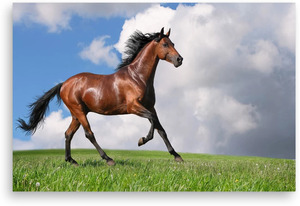
#> input picture images-videos/horse.jpeg, 300 x 206 px
$ jupyter execute Quantization.ipynb
#> lines starting #> are read from the running program, lines starting #| are printed output that depends on the picture; after the words box and inside, x2 and y2 are one past the last pixel; in counts of white or black regions, pixels touching at a corner belong together
<p style="font-family:Bookman Old Style;font-size:27px; text-align:center">Quantization</p>

<div style="margin:0 130px 0 30px;text-align:justify"><p style="font-family:Source Sans Pro;font-size:20px">Quantization is related to the intensity of an image and can be defined by the number of bits used per pixel. Digital images typically are quantized to 256 gray levels. Here, we will see that, as the number of bits for pixel storage decreases, the quantization error increases, leading to artificial boundaries or contours and pixelating and resulting in the poor quality of an image.</p></div>

<p style="font-family:Bookman Old Style;font-size:24px">Add libraries</p>

[cell 1]
import numpy as np
from PIL import Image
from matplotlib import pyplot as plt

<div style="margin:0 130px 0 30px;text-align:justify"><p style="font-family:Source Sans Pro;font-size:20px">Let's use the PIL Image module's convert() function for color quantization, with the P mode and the color argument as the maximum number of possible colors. We'll also use the SciPy stats module's signaltonoise() function to find the Signal-to-Noise Ratio (SNR) of an image (parrot.jpg), which is defined as the mean divided by the standard deviation of the image array<br><br>
 now that module(signaltonoise()) is deprecated so we implement it manually</p></div>

<p style="font-family:Bookman Old Style;font-size:24px">Custom function to calculate SNR</p>

[cell 2]
def calc_snr(image):
    signal = np.mean(image)  # mean of the signal
    noise = np.std(image)
    if noise != 0:
        return signal / noise
    else:
        return 0

<p style="font-family:Bookman Old Style;font-size:24px">Main part</p>

[cell 3]
img = Image.open('../images-videos/horse.jpeg')
#> img is the input picture: PIL image 300x206 RGB; mean R, G, B 159, 165.3, 161.1
plt.figure(figsize=(20, 30))
snr_list = []
i = 1
num_colors_list = [1 << n for n in range(8, 0, -1)]
for num_colors in num_colors_list:
    img1 = img.convert(mode='P', palette=Image.ADAPTIVE, colors=num_colors)
    plt.subplot(4, 2, i), plt.imshow(img1), plt.axis('off')
    img1_array = np.array(img1)
    img_snr = calc_snr(img1_array)
    snr_list.append(img_snr)
    plt.title('max color: ' + str(num_colors) + ', SNR: ' + str(np.round(snr_list[i-1], 3)), size=20)
    i += 1
#> this loop made 8 passes
#> (signal in calc_snr, noise in calc_snr, img_snr) on passes 1 to 8: (130.2, 71.26, 1.83), (62.62, 36.51, 1.72), (30.83, 18.42, 1.67), (14.94, 9.02, 1.66), (7.35, 4.6, 1.6), (3.47, 2.3, 1.51), (1.51, 1.1, 1.37), (0.484, 0.5, 0.969)
#> pass 1, `img1_array = np.array(img1)`:
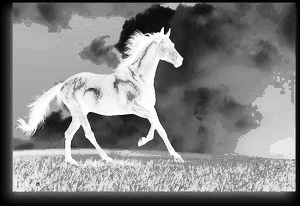
#> img1_array: shape (206, 300); min 0, max 255, mean 130.2
#> pass 2, `img1_array = np.array(img1)`:
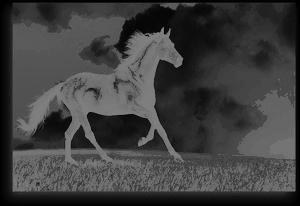
#> img1_array: shape (206, 300); min 0, max 127, mean 62.6
#> after the loop:
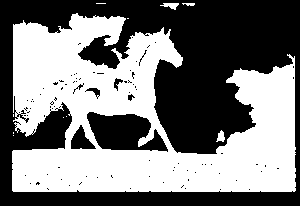
#> img1_array: shape (206, 300); values 0 (black) and 1 (white), 48.4% white; 11 white regions (7 under 20 px), largest, box (x1, y1, x2, y2) and area: (12, 13, 296, 192) 29751, (160, 3, 179, 10) 74, (216, 130, 225, 142) 66, (182, 3, 195, 6) 29
#> after the loop, i = 9; snr_list = [1.83, 1.72, 1.67, 1.66, 1.6, 1.51, 1.37, 0.969]
plt.show()
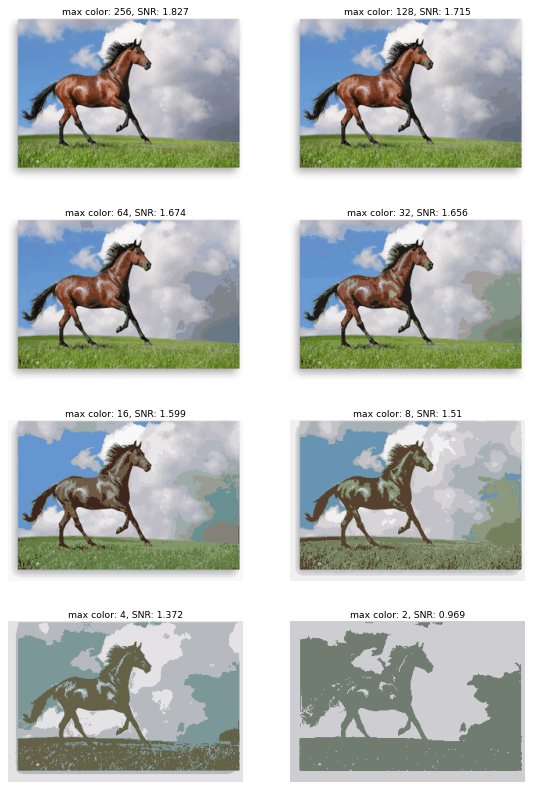
#> figure drawn by matplotlib, 8 panels

<p style="font-family:Bookman Old Style;font-size:24px">plot the impact of color-quantization on the SNR of the image</p>

[cell 4]
plt.plot(num_colors_list, snr_list, 'b.-')
plt.xlabel('Number of colors', size=15)
plt.ylabel('SNR', size=15)
plt.title('change in SNR vs number of colors', size=19)
plt.xscale('log', base=2)
plt.gca().invert_xaxis()
plt.show()
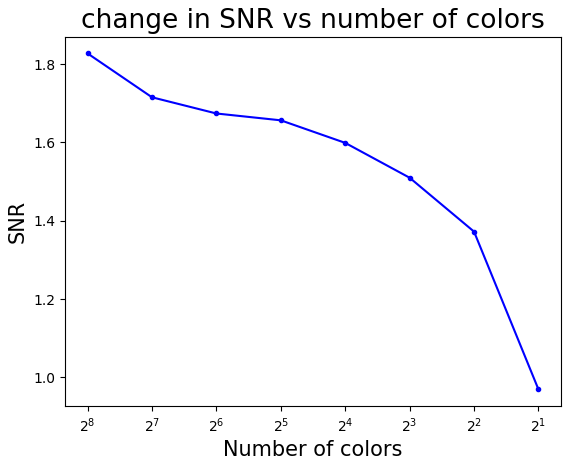
#> figure drawn by matplotlib, 1 panel

$ run again, with images-videos/cameraman.jpeg copied over images-videos/horse.jpeg
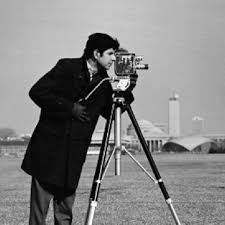
#> input picture images-videos/cameraman.jpeg, 225 x 225 px
#> img is the input picture: PIL image 225x225 RGB; min 0, max 255, mean 131
#> the loop `for num_colors in num_colors_list:` made 8 passes
#> (signal in calc_snr, noise in calc_snr, img_snr) on passes 1 to 8: (124, 66.45, 1.87), (55.27, 38.85, 1.42), (31.16, 18.48, 1.69), (15.11, 9.35, 1.62), (7.35, 4.62, 1.59), (3.48, 2.36, 1.47), (1.46, 1.1, 1.33), (0.323, 0.468, 0.691)
#> after the loop `for num_colors in num_colors_list:`:
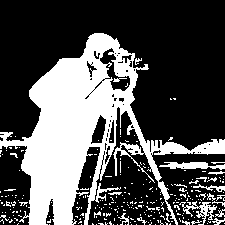
#> img1_array: shape (225, 225); values 0 (black) and 1 (white), 32.3% white; 261 white regions (241 under 20 px), largest, box (x1, y1, x2, y2) and area: (0, 33, 225, 225) 14363, (159, 162, 225, 170) 318, (179, 201, 217, 225) 287
#> after the loop `for num_colors in num_colors_list:`: i = 9; snr_list = [1.87, 1.42, 1.69, 1.62, 1.59, 1.47, 1.33, 0.691]
#> `plt.show()`:
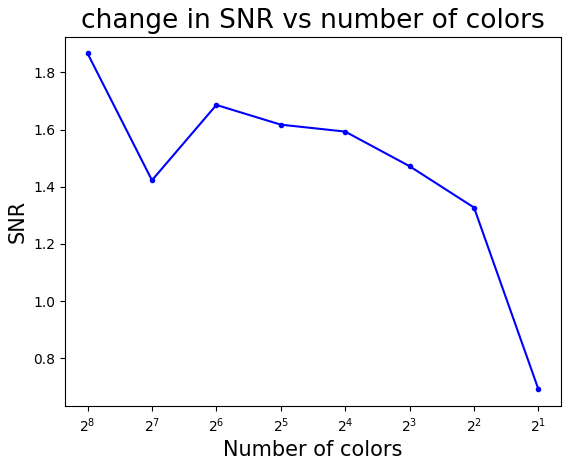
#> figure drawn by matplotlib, 1 panel
